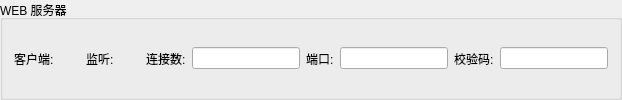
           <widget class="QGroupBox" name="Work_ServerGroup">
            <property name="sizePolicy">
             <sizepolicy hsizetype="Preferred" vsizetype="Maximum">
              <horstretch>0</horstretch>
              <verstretch>0</verstretch>
             </sizepolicy>
            </property>
            <property name="title">
             <string>WEB 服务器</string>
            </property>
            <layout class="QHBoxLayout" name="Work_ServerLayout">
             <item>
              <widget class="QLabel" name="label_Work_Client">
               <property name="sizePolicy">
                <sizepolicy hsizetype="Maximum" vsizetype="Preferred">
                 <horstretch>0</horstretch>
                 <verstretch>0</verstretch>
                </sizepolicy>
               </property>
               <property name="text">
                <string>客户端:</string>
               </property>
              </widget>
             </item>
             <item>
              <widget class="c_Fr_Light" name="Work_Client_Light" native="true">
               <property name="sizePolicy">
                <sizepolicy hsizetype="Maximum" vsizetype="Maximum">
                 <horstretch>0</horstretch>
                 <verstretch>0</verstretch>
                </sizepolicy>
               </property>
               <property name="minimumSize">
                <size>
                 <width>20</width>
                 <height>20</height>
                </size>
               </property>
              </widget>
             </item>
             <item>
              <widget class="QLabel" name="label_Work_Listen">
               <property name="sizePolicy">
                <sizepolicy hsizetype="Maximum" vsizetype="Preferred">
                 <horstretch>0</horstretch>
                 <verstretch>0</verstretch>
                </sizepolicy>
               </property>
               <property name="text">
                <string>监听:</string>
               </property>
              </widget>
             </item>
             <item>
              <widget class="c_Fr_Light" name="Work_Listen_Light" native="true">
               <property name="sizePolicy">
                <sizepolicy hsizetype="Maximum" vsizetype="Maximum">
                 <horstretch>0</horstretch>
                 <verstretch>0</verstretch>
                </sizepolicy>
               </property>
               <property name="minimumSize">
                <size>
                 <width>20</width>
                 <height>20</height>
                </size>
               </property>
              </widget>
             </item>
             <item>
              <widget class="QLabel" name="label_Work_ConnNum">
               <property name="sizePolicy">
                <sizepolicy hsizetype="Maximum" vsizetype="Preferred">
                 <horstretch>0</horstretch>
                 <verstretch>0</verstretch>
                </sizepolicy>
               </property>
               <property name="text">
                <string>连接数:</string>
               </property>
              </widget>
             </item>
             <item>
              <widget class="QLineEdit" name="Work_Client_Num">
               <property name="sizePolicy">
                <sizepolicy hsizetype="Maximum" vsizetype="Maximum">
                 <horstretch>0</horstretch>
                 <verstretch>0</verstretch>
                </sizepolicy>
               </property>
               <property name="readOnly">
                <bool>true</bool>
               </property>
              </widget>
             </item>
             <item>
              <widget class="QLabel" name="label_Work_Port">
               <property name="sizePolicy">
                <sizepolicy hsizetype="Maximum" vsizetype="Preferred">
                 <horstretch>0</horstretch>
                 <verstretch>0</verstretch>
                </sizepolicy>
               </property>
               <property name="text">
                <string>端口:</string>
               </property>
              </widget>
             </item>
             <item>
              <widget class="QLineEdit" name="Work_Port">
               <property name="sizePolicy">
                <sizepolicy hsizetype="Maximum" vsizetype="Maximum">
                 <horstretch>0</horstretch>
                 <verstretch>0</verstretch>
                </sizepolicy>
               </property>
               <property name="readOnly">
                <bool>true</bool>
               </property>
              </widget>
             </item>
             <item>
              <widget class="QLabel" name="label_Work_Checksum">
               <property name="sizePolicy">
                <sizepolicy hsizetype="Maximum" vsizetype="Preferred">
                 <horstretch>0</horstretch>
                 <verstretch>0</verstretch>
                </sizepolicy>
               </property>
               <property name="text">
                <string>校验码:</string>
               </property>
              </widget>
             </item>
             <item>
              <widget class="QLineEdit" name="Work_Checksum">
               <property name="sizePolicy">
                <sizepolicy hsizetype="Preferred" vsizetype="Maximum">
                 <horstretch>0</horstretch>
                 <verstretch>0</verstretch>
                </sizepolicy>
               </property>
               <property name="readOnly">
                <bool>true</bool>
               </property>
              </widget>
             </item>
            </layout>
           </widget>
